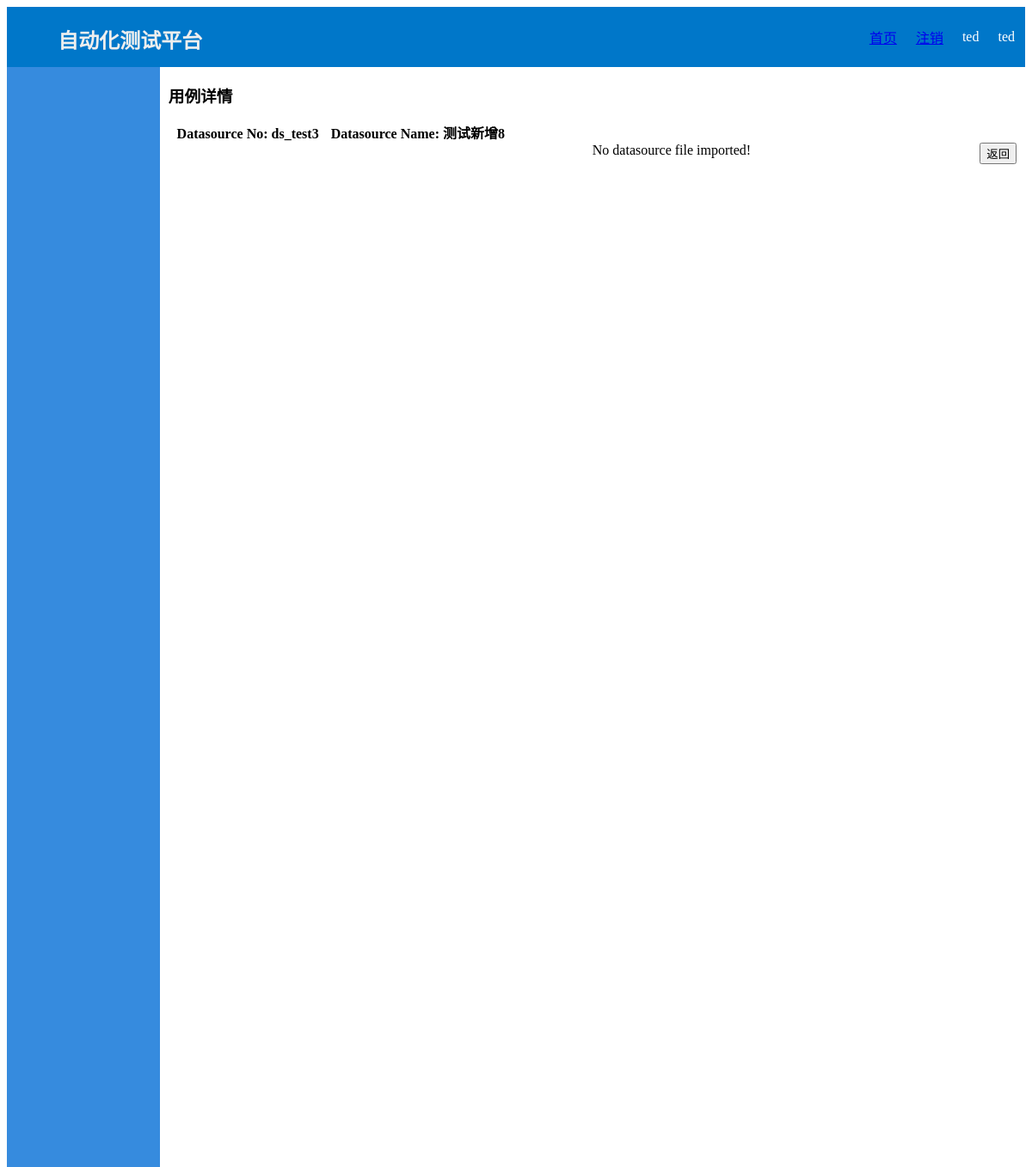
Page /datasource/8/8/detail (signed in) on the earlier database version.
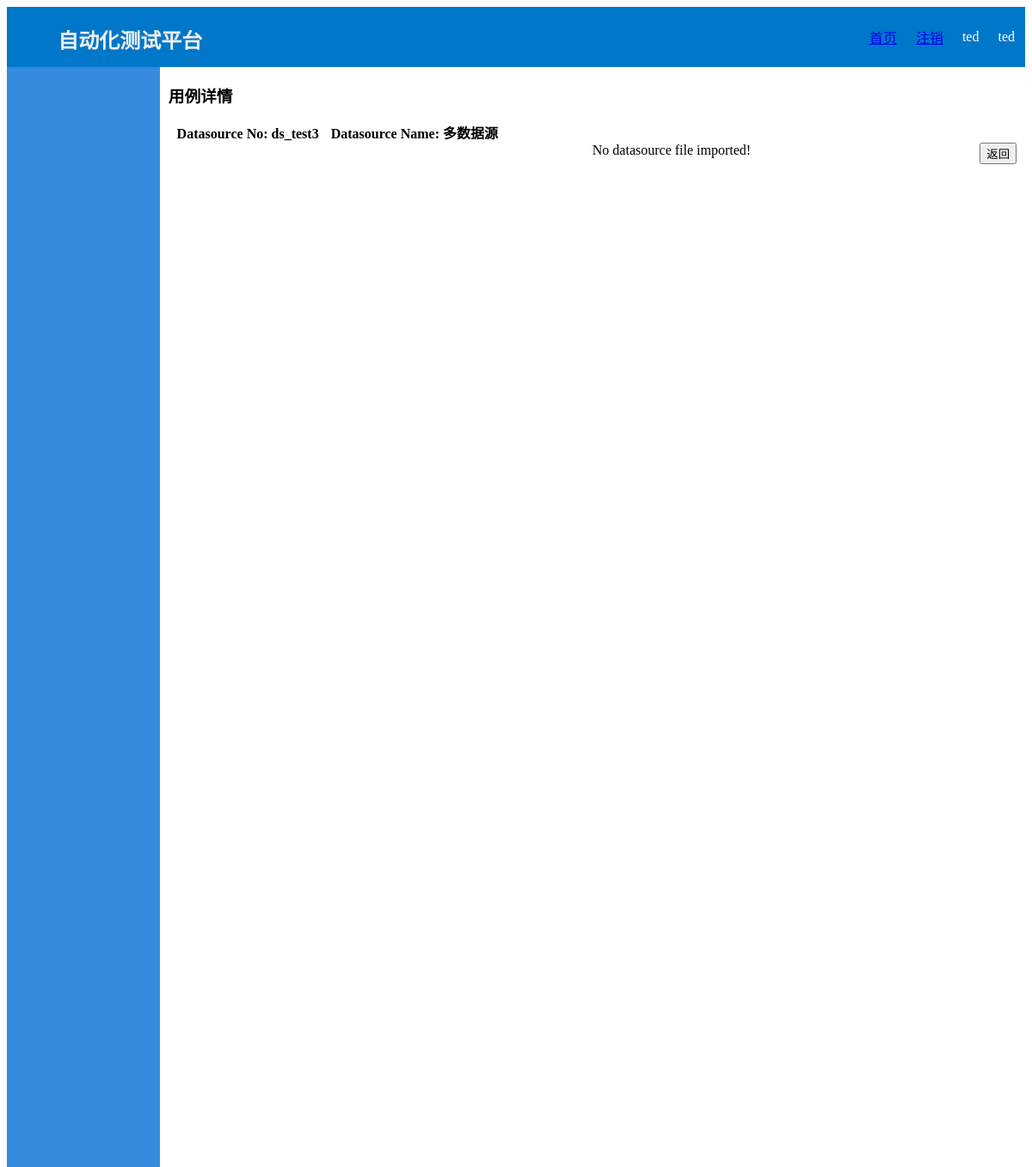
Same page on the later database version.
### datasource/models.py (models this page shows, shortened)
class Datasource(models.Model):
    no = models.CharField(max_length=20)
    name = models.CharField(max_length=50)
    project = models.ForeignKey(Projects, on_delete=models.PROTECT)
    charge = models.ForeignKey(User('username'), on_delete=models.SET('Null'))
    path = models.CharField(max_length=72, null=True, blank=True)
    sheet = models.CharField(max_length=32, null=True, blank=True)
    length = models.IntegerField(null=True, blank=True)
    update_time = models.DateTimeField(auto_now_add=True)

### datasource/views.py (the view)
# urls.py: path('<int:project_id>/<int:datasource_id>/detail', views.DetailView.as_view(), name='detail'),
class DetailView(LoginRequiredMixin, generic.ListView):
    template_name = 'datasource/detail.html'
    context_object_name = 'excel'
    def get_queryset(self, **kwargs):
        datasource_id = self.kwargs['datasource_id']
        datasource = Datasource.objects.get(id=datasource_id)
        path = datasource.path
        sheet = datasource.sheet
        base = os.path.join(settings.MEDIA_ROOT, 'datasource')
        if path and sheet:
            path = os.path.join(base, path)
            if os.path.isfile(path):
                excel = Excel.read_sheet(path, sheet)
                if excel:
                    return excel
                else:
                    return None
            else:
                return None
        else:
            return None
    def get_context_data(self, **kwargs):
        context = super().get_context_data(**kwargs)
        request = self.request
        user_group = request.session['user_group']
        rmenu = RoleMenu.objects.filter(role_name=user_group).values('menu')
        menu = Menu.objects.filter(menu_text__in=rmenu).order_by('order')
        datasource_id = self.kwargs['datasource_id']
        datasource = Datasource.objects.get(id=datasource_id)
        context['menu'] = menu
        context['user_group'] = request.session['user_group']
        context['user_name'] = request.session['user_name']
        context['datasource'] = datasource
        context['project_id'] = self.kwargs['project_id']
        return context

### datasource/templates/datasource/detail.html (shortened to what this page needs)
{% extends "base.html" %}
{% load static %}
{% block content %}
<h3>用例详情</h3>
{% if datasource %}
<div id="info">
    <span><b>Datasource No: {{datasource.no}}</b></span>
    <span><b>Datasource Name: {{datasource.name}}</b></span>
</div>
<div class="btn1" id="back" style="float:right; margin-right: 10px;">
    {% if project_id %}
    <button onclick="to('{% url 'datasource:search_result' project_id 1 %}')">返回</button>
    {% else %}
    <button onclick="to('{% url 'datasource:datasource'%}')">返回</a></button>
    {% endif %}
</div>
{% endif %}
{% if excel %}
<div style="width: 100%;">
<table id="datasource">
    <tbody>
    {% for row in excel %}
        {% if forloop.counter|divisibleby:"2" %}
            <tr class="even">
            {% else %}
            <tr>
            {% endif %}
            {% for col in row %}
                <td>{{col}}</td>
            {% endfor %}
            </tr>
    {% endfor %}
    </tbody>
</table>
</div>
{% else %}
<div style="margin-left:50%;">No datasource file imported!</div>
{% endif %}
{% endblock %}

Differences in the rows shown:
changed Datasource "ds_test3": name "测试新增8" → "多数据源"
